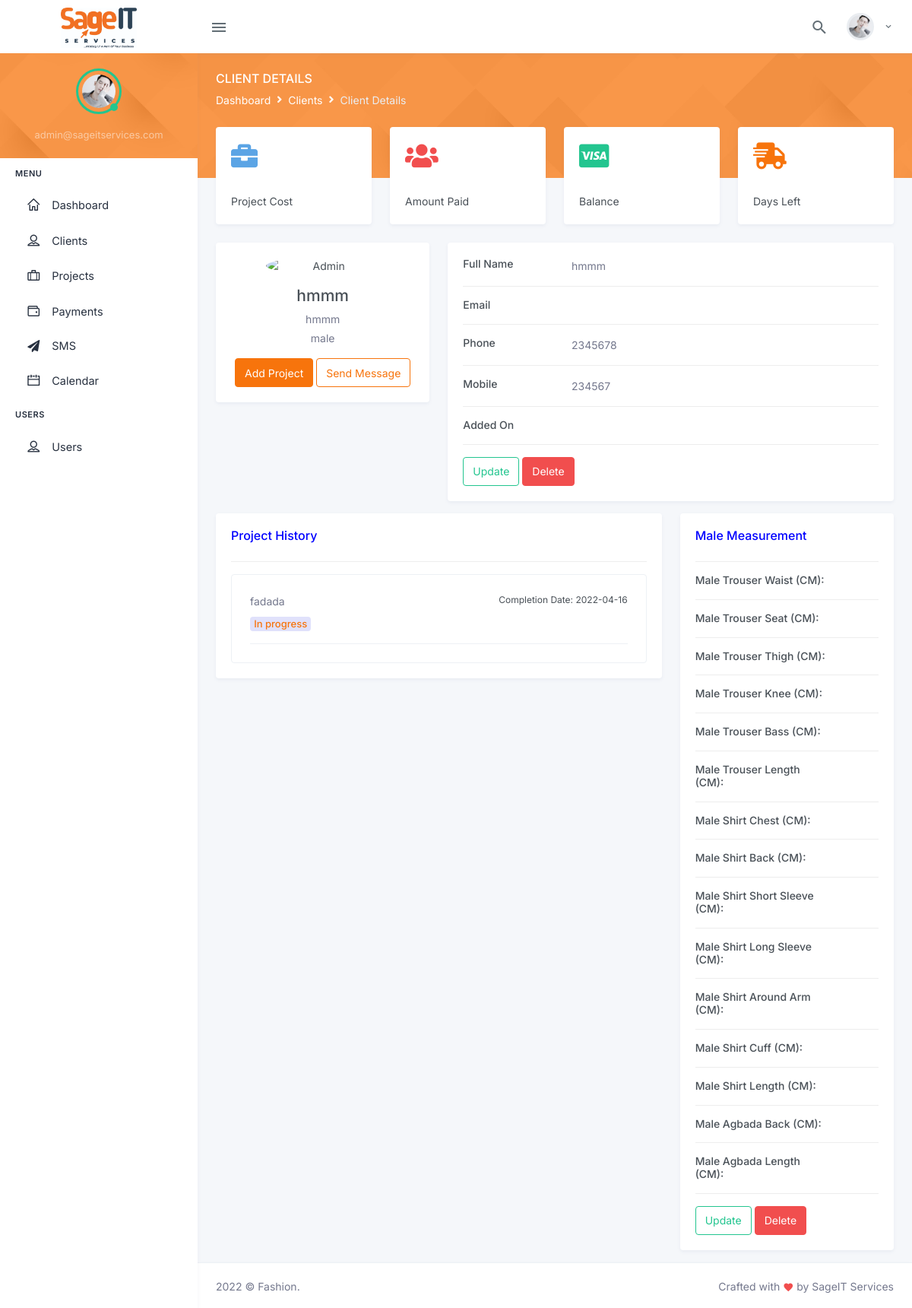
Screenshot of /client-profile.php?ref=19 (signed in) with the database file from the repository.
### tables this page shows
CREATE TABLE `clients` (
  `client_id` bigint(25) NOT NULL,
  `customer_id` int(25) DEFAULT NULL,
  `full_name` varchar(255) NOT NULL,
  `phone_number_1` varchar(255) NOT NULL,
  `phone_number_2` varchar(255) NOT NULL,
  `residential_address` varchar(255) NOT NULL,
  `email` varchar(255) NOT NULL,
  `gender` varchar(255) NOT NULL,
  `male_trouser_waist` varchar(255) DEFAULT NULL,
  `male_trouser_seat` varchar(255) DEFAULT NULL,
  `male_trouser_thigh` varchar(255) DEFAULT NULL,
  `male_trouser_knee` varchar(255) DEFAULT NULL,
  `male_trouser_bass` varchar(255) DEFAULT NULL,
  `male_trouser_lenght` varchar(255) DEFAULT NULL,
  `male_shirt_chest` varchar(255) DEFAULT NULL,
  `male_shirt_back` varchar(255) DEFAULT NULL,
  `male_shirt_short_sleeve` varchar(255) DEFAULT NULL,
  `male_shirt_long_sleeve` varchar(255) DEFAULT NULL,
  `male_shirt_around_arm` varchar(255) DEFAULT NULL,
  `male_shirt_cuff` varchar(255) DEFAULT NULL,
  `male_shirt_lenght` varchar(255) DEFAULT NULL,
  `male_agbada_back` varchar(255) DEFAULT NULL,
  `male_agbada_length` varchar(255) DEFAULT NULL,
  `female_skirt_waist` varchar(255) DEFAULT NULL,
  `female_skirt_hip` varchar(255) DEFAULT NULL,
  `female_skirt_knee` varchar(255) DEFAULT NULL,
  `female_skirt_waist_hip` varchar(255) DEFAULT NULL,
  `female_skirt_waist_knee` varchar(255) DEFAULT NULL,
  `female_skirt_skirt_lenght` varchar(255) DEFAULT NULL,
  `female_dress_bust` varchar(255) DEFAULT NULL,
  `female_dress_under_bust` varchar(255) DEFAULT NULL,
  `female_dress_waist` varchar(255) DEFAULT NULL,
  `female_dress_shoulder` varchar(255) DEFAULT NULL,
  `female_dress_shoulder_nipple` varchar(255) DEFAULT NULL,
  `female_dress_shoulder_under_bust` varchar(255) DEFAULT NULL,
  `female_dress_shoulder_waist` varchar(255) DEFAULT NULL,
  `female_dress_nipple_nipple` varchar(255) DEFAULT NULL,
  `female_dress_shoulder_hip` varchar(255) DEFAULT NULL,
  `female_dress_shoulder_knee` varchar(255) DEFAULT NULL,
  `female_dress_top_lenght` varchar(255) DEFAULT NULL,
  `female_dress_lenght` varchar(255) DEFAULT NULL,
  `female_trouser_waist` varchar(255) DEFAULT NULL,
  `female_trouser_seat` varchar(255) DEFAULT NULL,
  `female_trouser_thigh` varchar(255) DEFAULT NULL,
  `female_trouser_knee` varchar(255) DEFAULT NULL,
  `female_trouser_bass` varchar(255) DEFAULT NULL,
  `female_trouser_lenght` varchar(255) DEFAULT NULL,
  `added_by` varchar(255) DEFAULT NULL,
  `created_on` timestamp NULL DEFAULT current_timestamp(),
  `updated_on` datetime DEFAULT NULL
);

CREATE TABLE `projects` (
  `project_id` bigint(25) NOT NULL,
  `customer_id` bigint(30) NOT NULL,
  `client` varchar(255) NOT NULL,
  `status` int(11) NOT NULL DEFAULT 0,
  `type_of_work` varchar(255) NOT NULL,
  `description` varchar(255) NOT NULL,
  `type_of_fabric` varchar(255) NOT NULL,
  `sewing_charges` varchar(255) NOT NULL,
  `delivery_charges` varchar(255) NOT NULL,
  `project_cost` varchar(255) NOT NULL,
  `advance_payment` varchar(255) NOT NULL,
  `balance` varchar(255) NOT NULL,
  `start_date` date NOT NULL,
  `end_date` date NOT NULL,
  `days_to_complete` varchar(255) NOT NULL,
  `mode_of_delivery` varchar(255) NOT NULL,
  `delivery_location` varchar(255) NOT NULL,
  `added_by` varchar(255) NOT NULL
);

### client-profile.php (the view, shortened to what the rows shown need)
<?php
    require_once 'database/config.php';
    $customer_id = $_SESSION['customer_id'];
    $client_id = $_GET['ref'];
    $query = "SELECT * FROM clients WHERE client_id = :id";
    $statement = $connect->prepare($query);
    $statement->execute(
      array(
        ":id" => $client_id,
      )
    );
    $result = $statement->fetch();
?>
<div class="main-content">
  <div class="page-content">
    <div class="container-fluid">
      <div class="page-content-wrapper">
        <div class="row">
          <div class="col-lg-12">
            <div class="row gutters-sm">
              <div class="col-md-4 mb-3">
                <div class="card">
                  <div class="card-body">
                    <div class="d-flex flex-column align-items-center text-center">
                      <div class="mt-3">
                        <h4><?= $result['full_name']?></h4>
                        <p class="text-secondary mb-1"><?= $result['residential_address']?></p>
                        <p class="text-muted font-size-sm"><?= $result['gender']?></p>
                        <button class="btn btn-primary" onclick="location.href='project-add.php?forclientID=<?= $client_id ?>&forclientName=<?= $result['full_name']?>'">Add Project</button>
                        <button class="btn btn-outline-primary">Send Message</button>
                      </div>
                    </div>
                  </div>
                </div>
              </div>
            <div class="col-md-8">
              <div class="card mb-3">
                <div class="card-body">
                  <div class="row">
                    <div class="col-sm-3">
                      <h6 class="mb-0">Full Name</h6>
                    </div>
                    <div class="col-sm-9 text-secondary"><?= $result['full_name']?></div>
                  </div>
                  <div class="row">
                    <div class="col-sm-3">
                      <h6 class="mb-0">Phone</h6>
                    </div>
                    <div class="col-sm-9 text-secondary"><?= $result['phone_number_1']?> </div>
                  </div>
                  <div class="row">
                    <div class="col-sm-3">
                      <h6 class="mb-0">Mobile</h6>
                    </div>
                    <div class="col-sm-9 text-secondary"><?= $result['phone_number_2']?> </div>
                  </div>
                </div>
              </div>
</div>
                                            <div class="col-md-8 mb-3">
                                              <div class="card">
                                               <div class="card-body">
                                                    <div class="border p-4 rounded">
                                                        <?php
                                                            $p_query = "SELECT * FROM projects WHERE customer_id = :c_id AND client = :c";
                                                            $p_statement = $connect->prepare($p_query);
                                                            $p_statement->execute(array(
                                                              ":c_id" => $customer_id,
                                                              ":c"    => $client_id,
                                                            ));
                                                            $count = $p_statement->rowCount();
                                                            $row = $p_statement->fetchAll(PDO::FETCH_ASSOC);
                                                            if($count > 0 && !empty($row)){
                                                              foreach($row as $rowrow){?>
                                                                  <div class="media border-bottom pb-3">
                                                                    <div class="media-body">
                                                                        <p class="text-muted mb-2"><?= $rowrow['type_of_work']?></p>
                                                                        <?php
                                                                            if($rowrow['status'] == 0){?>
                                                                                <span class="badge badge-pill badge-soft-primary font-size-13">In progress</apan>
                                                                            <?php
                                                                            }
                                                                        ?>
                                                                    </div>
                                                                    <p class="float-sm-right font-size-12">Completion Date: <?= $rowrow['end_date']?></p>
                                                                </div>
                                                              <?php
                                                              }
                                                            }
                                                        ?>
                                                    </div>
                                               </div>
                                           </div>
              </div>
            </div>
          </div>
        </div>
      </div>
    </div>
  </div>
  <?php include_once 'partials/footer.php'; ?>

### rows the page displays
clients: full_name "hmmm", residential_address "hmmm", gender "male", phone_number_1 "2345678", phone_number_2 "234567"
projects: type_of_work "fadada", status "In progress", end_date "2022-04-16"

### other values shown
$_SESSION['username'] "admin@sageitservices.com"
